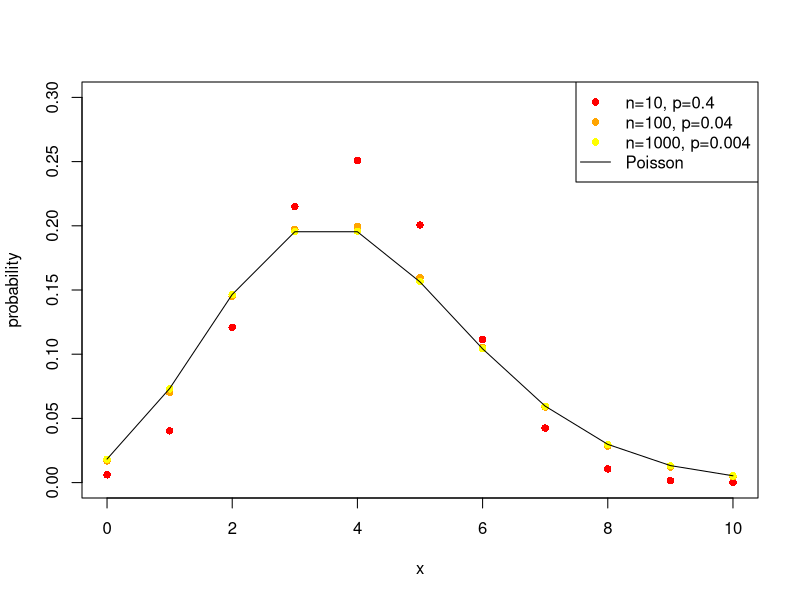
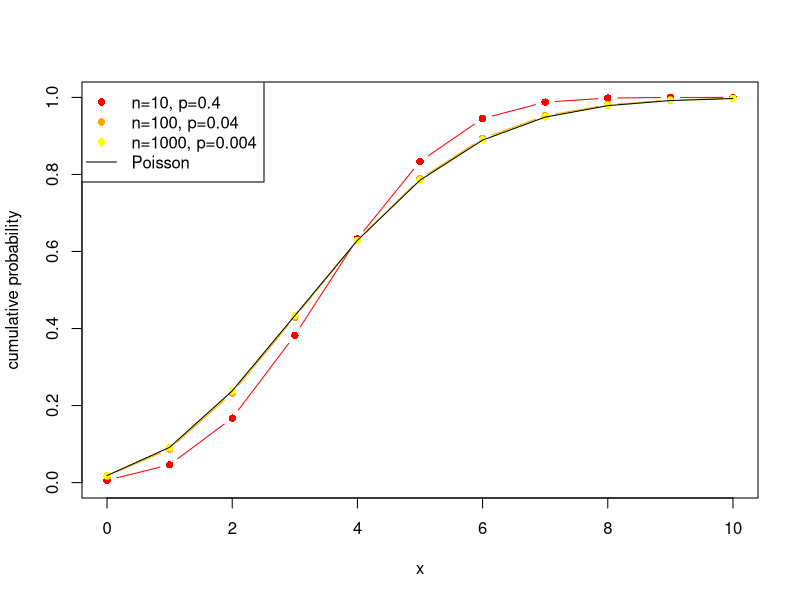
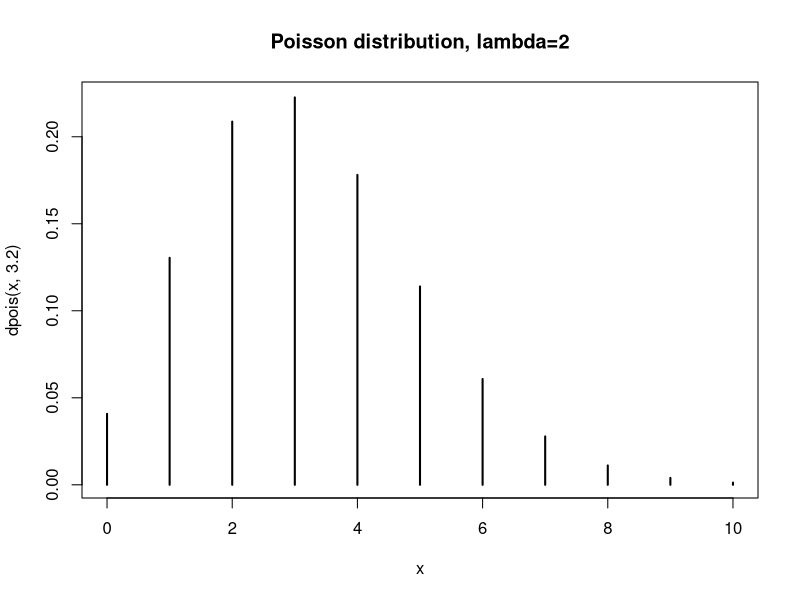
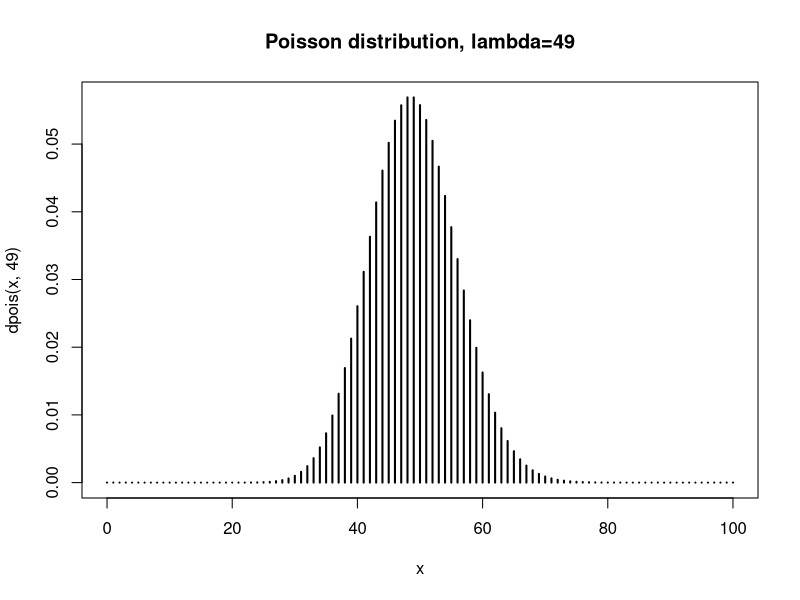

These charts were generated, in order, by the following R code:
## ---- chunk 1
e <- 1:5
jj <- data.frame(n=10^e, p=0.4/10^e, np=4, var=4*(1-1/10^e))
knitr::kable(jj,caption="limiting process for the Poisson distribution")
## ---- chunk 2
n <- 10^(1:3)
x <- 0:10
plot(x, x*0.03, type='n', ylab="probability")
cols <- c("red","orange", "yellow", "green", "blue", "purple")
for(i in seq_along(n)){
    points(x,dbinom(x,n[i],4/n[i]),pch=16,col=cols[i])
}
points(x,dpois(x,4),type='l')
legend("topright",
       legend=c("n=10, p=0.4","n=100, p=0.04", "n=1000, p=0.004","Poisson"),
       pch=c(16,16,16,NA),col=c(cols[seq_along(n)],"black"),lty=c(NA,NA,NA,1))
## ---- chunk 3
plot(x, x/10, type='n', ylab="cumulative probability")
cols <- c("red","orange", "yellow", "green", "blue", "purple")
for(i in seq_along(n)){
    points(x, pbinom(x,n[i],4/n[i]),pch=16,col=cols[i],type="b")
}
points(x,ppois(x,4),type='l')
legend("topleft",
       legend=c("n=10, p=0.4","n=100, p=0.04", "n=1000, p=0.004","Poisson"),
       pch=c(16,16,16,NA),col=c(cols[seq_along(n)],"black"),lty=c(NA,NA,NA,1))
## ---- chunk 4
rpois(40, lambda=4.5)
## ---- chunk 5
dpois(0:5, lambda = 4.5)
## ---- chunk 6
sum(dpois(0:100, lambda=4.5))
## ---- chunk 7
mean(rpois(1e6, lambda=4.5))
mean(rpois(1e6, lambda=4.5))
mean(rpois(1e6, lambda=4.5))
## ---- chunk 8
sd(rpois(1e6, lambda=4.5))
## ---- chunk 9
sqrt(4.5)
## ---- chunk 10
x <- 0:10
plot(x, dpois(x, 3.2), type='h', lwd=2,
    main = 'Poisson distribution, lambda=2')
## ---- chunk 11
x <- 0:100
plot(x, dpois(x, 49), type='h', lwd=2,
    main = 'Poisson distribution, lambda=49')
